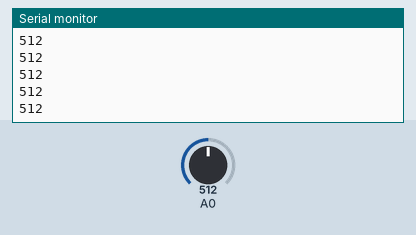
Simulated run of this sketch. Board: Arduino Uno, built with avr-gcc and run on an emulated ATmega328P. Shown: the last lines printed to the serial monitor. The inputs (shaded band) are chosen by the test bench; at power-on: A0 = 512.

Above: at 1.2 s.
1.3 s: A0 set to 716
At 2.0 s:
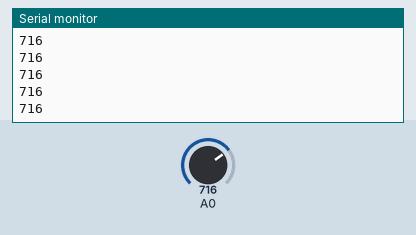
2.8 s: A0 set to 900
At 3.4 s:
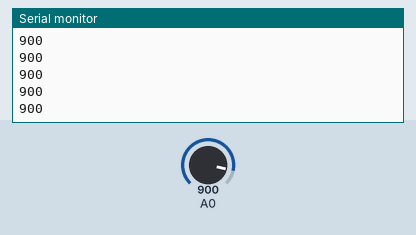
Timing chart, 0 to 5.8 s (numbered marks = the images above; inputs shaded):
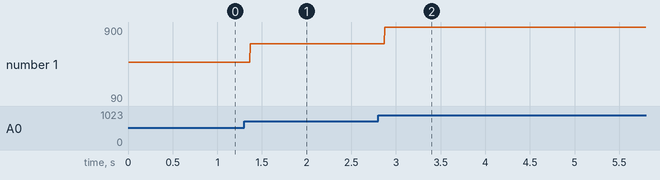

The sketch:

sketch_may23b.ino
```cpp
void setup() {
  // put your setup code here, to run once:
  Serial.begin(9600);
  Serial.println("Ready");
}

void loop() {
  // put your main code here, to run repeatedly:
  Serial.println(analogRead(A0));
}
```

Measured:
- after the input at 1.3 s, the serial monitor: prints a new line after 0.07 s (image 1)
- after the input at 2.8 s, the serial monitor: prints a new line after 0.07 s (image 2)
- plotted number 1: 512 → 716 after the input at 1.3 s, 716 → 90 after the input at 2.8 s
